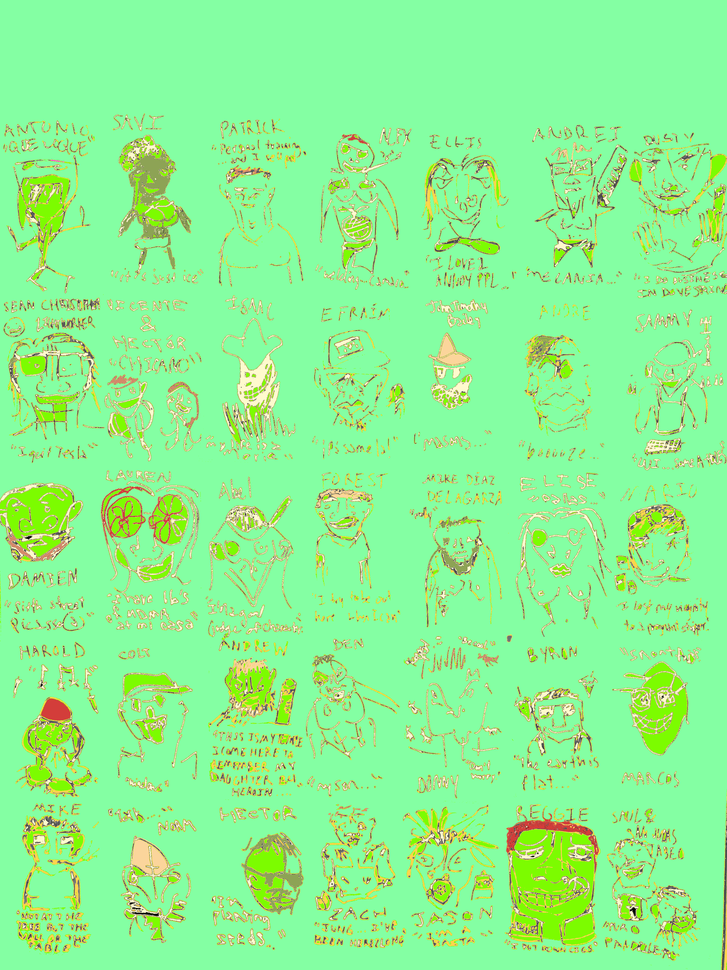
#> input picture 42_Spring.png, 727 x 970 px, shrunk from 3120 x 4160 before the run; its folder holds only this picture in this run
$ python gradient_enforce.py ../../../../42_Spring.png
#> lines starting #> are read from the running program, lines starting #| are printed output that depends on the picture
### build/lib/superwand/utils/gradients.py
r"""
                                 ▂▃▃▃▄▄▄▄▃▂▃▃▂▁
                                ███████▇▃ ▅██▆
                                ▅██████▇▅▁███▃
                                ▄██████▇▃▁██▆▁
                                ▁▇██████▅▃██▅
                             ▁▃  ▇█████▆ ▁██▅ ▁▃▁
                             ███▆▇█████▆▁▁▇█▇▅██▇
                             ▇█████▇▇▇█▇▄▄▇▇▆███▅
                             ▁▃▇██████████████▆▂
                               ▁▁▅██▇▆▇▁▆▇▅█▆▁
                                 ▁▆█▂ ▇▁▁ ▁▆▁
                                  ▃█▇▆▆▇▅▅▇█▃
                               ▁▂▅▇▆▇▇▅▆▅▇▃▆▃▅▃▁
                           ▁▂▄▆▅▃▁▃▆▂▂▄▄▂▁▁▆ ▁▃▆█▆▅▃▁
                          ▂███▆▂  ▁▂▄▃▃▂▂▃▁▅  ▁▄█████▄
                         ▁▇███▅▃▁          ▅  ▂▄▇█████▄▁
                         ▄████▅▁  ▃▁       ▅   ▂███████▂
                         ██████▄  ▄▁       ▅  ▂████████▇▁
                        ▅███████▁ ▃▁  ▂    ▆ ▁▆█████████▄
                       ▂████████▆▁▄▁  ▁   ▁▆▁▆███████████▁
                       ▇█████████▅▄▂▁▁▂▁▂▂▄▆▂████████████▆
                      ▄██████████▆▆█▅▆▆▄▃▃▅▇█████▇▅███████▃
                     ▁██████████████▇▇▅▂ ▁▄██████▇▂████████▁
                    ▁▄▅▄▅▇██▇██████▇▄▆▅▂  ▃███████▃▅█████▇▇▅▁
                    ▂▃    ▂█▆▇████████▆▃ ▁▅███████▄▁██▅▂▁  ▁▄▁
                    ▅▂▂▁▁▁▁▅▁▇██████████▇▆█████████▁▃▆    ▁▂▂▅
                    ▃▃▁▁▆▄▆▅▄██████████████████████▁ ▅▃▂▃▃▃▆▅▂
                   ▂▅▂▄▇▇▆▃ ▂██████████████████████▁ ▁▃▃▆▃▁▂▅▁
                   █▅ ▆▇▆   ▂██████████████████████▁    ▄▁▄▁▁▄
                 ▁▃██▂▅▅▃   ▂██████████████████████▁   ▁▅▄▂▇▁▅
               ▂▅▇▅▃▄▃▂     ▂██████████████████████▁   ▁▃▄▅▇▃▄
            ▁▃▆▆▃▁          ▁██████████████████████▁     ▁▅▅▂
          ▂▄▇▅▁             ▁██████████████████████▁
        ▁▂▆▃▁               ▁██████████▇███████████▁
     ▁▁▁▁▁                  ▁▅█████████▂▄██████████▁
   ▁▁▂▁▁                     ▃█████████▁▃▇█████████▁
▂▁▂▂▁                        ▃█████████▁ ▄█████████
▁▂▁                          ▁▅███████▆  ▃████████▃
                              ▃██████▇▁   ▇███████▂
                               ██████▇    ▁██████▇▂
                               ▂█████▃     ▇█████▁
                               ▂█████▂     ▄█████▁
                              ▂██████▄     ▄█████▆▁
                            ▁▄██████▆▃     ▃██████▇▂
                           ▁█████▆▂▁        ▁▂▅█████▅▁
                            ▂▂▂▂▁              ▁▄▅▇▇▇▂


                                                                     ||`
                                                                     ||
('''' '||  ||` '||''|, .|''|, '||''| '\\    //`  '''|.  `||''|,  .|''||
 `'')  ||  ||   ||  || ||..||  ||      \\/\//   .|''||   ||  ||  ||  ||
`...'  `|..'|.  ||..|' `|...  .||.      \/\/    `|..||. .||  ||. `|..||.
                ||
               .||
                           by Julian Henry
"""

import matplotlib.pyplot as plt
import numpy as np
from PIL import Image, ImageDraw
import math
from ..core.np_region_identifier import np_get_prominent_regions
import tempfile
import os


# [4 lines left out: function twod_dist, not called in this run]


def calc_gradient_poles(grad_kw, pixel_arr, img_size=None):
    print("processing", grad_kw)

    def calculate_distance(point1, point2):
        return math.sqrt((point1[0] - point2[0]) ** 2 + (point1[1] - point2[1]) ** 2)

    # [9 lines left out: function farthest_point_from_center, not called in this run]

    if img_size:
        w, h = img_size
        match grad_kw:
            case "bottom-up":
                return (w / 2, h - 1), (w / 2, 0)
            case "top-down":
                return (w / 2, 0), (w / 2, h - 1)
            case "left-right":
                return (0, h / 2), (w - 1, h / 2)
            case "right-left":
                return (w - 1, h / 2), (0, h / 2)
            case "radial":
                return (w / 2, h / 2), (w - 1, h - 1)

    match grad_kw:
        case "bottom-up":
            mid_x = (
                min([xy[0] for xy in pixel_arr]) + max([xy[0] for xy in pixel_arr])
            ) / 2
            min_y = min([xy[1] for xy in pixel_arr])
            max_y = max([xy[1] for xy in pixel_arr])
            return (mid_x, max_y), (mid_x, min_y)
        case "top-down":
            mid_x = (
                min([xy[0] for xy in pixel_arr]) + max([xy[0] for xy in pixel_arr])
            ) / 2
            min_y = min([xy[1] for xy in pixel_arr])
            max_y = max([xy[1] for xy in pixel_arr])
            return (mid_x, min_y), (mid_x, max_y)
        case "left-right":
            mid_y = (
                min([xy[1] for xy in pixel_arr]) + max([xy[1] for xy in pixel_arr])
            ) / 2
            min_x = min([xy[0] for xy in pixel_arr])
            max_x = max([xy[0] for xy in pixel_arr])
            return (min_x, mid_y), (max_x, mid_y)
        case "right-left":
            mid_y = (
                min([xy[1] for xy in pixel_arr]) + max([xy[1] for xy in pixel_arr])
            ) / 2
            min_x = min([xy[0] for xy in pixel_arr])
            max_x = max([xy[0] for xy in pixel_arr])
            return (max_x, mid_y), (min_x, mid_y)
        case "radial":
            sum_x = sum(point[0] for point in pixel_arr)
            sum_y = sum(point[1] for point in pixel_arr)
            center_x = sum_x / len(pixel_arr)
            center_y = sum_y / len(pixel_arr)
            center_xy = (center_x, center_y)
            farthest_point = farthest_point_from_center(pixel_arr, center_xy)
            return center_xy, farthest_point
        case _:
            raise ValueError(f"Unsupported gradient keyword {grad_kw}")


def paste_gradient(
    img_class,
    pixel_arr,
    start_pole,
    end_pole,
    start_color,
    end_color,
    grad_kw,
    polarity=0.5,
):
    draw = ImageDraw.Draw(img_class)
    spx, spy = start_pole
    epx, epy = end_pole
    s_r, s_g, s_b = start_color
    e_r, e_g, e_b = end_color

    # Midpoint/Bias logic
    # factor = factor ** p where p = log(0.5) / log(polarity)
    p = 1.0
    # Fix: polarity should work even if very close to 0 or 1. Use an epsilon.
    safe_polarity = max(0.001, min(0.999, polarity))
    if safe_polarity != 0.5:
        p = math.log(0.5) / math.log(safe_polarity)

    match grad_kw:
        case "left-right" | "right-left":
            for x, y in pixel_arr:
                factor = (x - spx) / (epx - spx)
                factor = max(0, min(1, factor))
                if p != 1.0:
                    factor = factor**p
                r = int(s_r + (e_r - s_r) * factor)
                g = int(s_g + (e_g - s_g) * factor)
                b = int(s_b + (e_b - s_b) * factor)
                draw.point((x, y), fill=(r, g, b))
        case "bottom-up" | "top-down":
            for x, y in pixel_arr:
                factor = (y - spy) / (epy - spy)
                factor = max(0, min(1, factor))
                if p != 1.0:
                    factor = factor**p
                r = int(s_r + (e_r - s_r) * factor)
                g = int(s_g + (e_g - s_g) * factor)
                b = int(s_b + (e_b - s_b) * factor)
                draw.point((x, y), fill=(r, g, b))
        case "radial":
            max_radius = twod_dist(start_pole, end_pole)
            for x, y in pixel_arr:
                factor = twod_dist((x, y), start_pole) / max_radius
                factor = max(0, min(1, factor))
                if p != 1.0:
                    factor = factor**p
                r = int(s_r + (e_r - s_r) * factor)
                g = int(s_g + (e_g - s_g) * factor)
                b = int(s_b + (e_b - s_b) * factor)
                draw.point((x, y), fill=(r, g, b))
    return img_class


def clamp(n, smallest, largest):
    return max(smallest, min(n, largest))


def adjust_color(color, factor):
    r, g, b = color
    return (
        clamp(int(r * factor), 0, 255),
        clamp(int(g * factor), 0, 255),
        clamp(int(b * factor), 0, 255),
    )


def gradient_enforce(
    img: Image.Image,
    style="auto",
    completeness="auto",
    opacity="auto",
    color1=None,
    color2=None,
    polarity=0.5,
) -> Image.Image:
    """
    Converts monocolor regions with directional gradient
    """
#> called with img = '../../../../42_Spring.png', style = 'auto', completeness = 'auto', opacity = 'auto', polarity = 0.5
    intensity = 0.2
    if isinstance(img, str):
        img = Image.open(img).convert("RGB")
#> img is the input picture: PIL image 727x970 RGB; mean R, G, B 141, 243.8, 147.5

    img_size = img.size

    with tempfile.NamedTemporaryFile(suffix=".png", delete=False) as tmp:
        img.save(tmp.name)
        img_path = tmp.name

    try:
        regions = np_get_prominent_regions(img_path)
    finally:
        if os.path.exists(img_path):
            os.remove(img_path)

    grad_kw = style
    if style == "auto" or style == "vertical":
        grad_kw = "top-down"
    elif style == "horizontal":
        grad_kw = "left-right"

    for color, pixels in regions.items():
        pixel_tuples = [[p[1], p[0]] for p in pixels]

        if color1 and color2:
            start_color = color1
            end_color = color2
        else:
            start_color = adjust_color(color, 1 + intensity)
            end_color = adjust_color(color, 1 - intensity)

        try:
            p1, p2 = calc_gradient_poles(grad_kw, pixel_tuples, img_size=img_size)
            img = paste_gradient(
                img,
                pixel_tuples,
                p1,
                p2,
                start_color,
                end_color,
                grad_kw,
                polarity=polarity,
            )
        except Exception as e:
            print(f"Failed to apply gradient to region {color}: {e}")
            continue

    return img

### build/lib/superwand/core/np_region_identifier.py
r"""
                                ▂▃▃▃▄▄▄▄▃▂▃▃▂▁
                                ███████▇▃ ▅██▆
                                ▅██████▇▅▁███▃
                                ▄██████▇▃▁██▆▁
                                ▁▇██████▅▃██▅
                             ▁▃  ▇█████▆ ▁██▅ ▁▃▁
                             ███▆▇█████▆▁▁▇█▇▅██▇
                             ▇█████▇▇▇█▇▄▄▇▇▆███▅
                             ▁▃▇██████████████▆▂
                               ▁▁▅██▇▆▇▁▆▇▅█▆▁
                                 ▁▆█▂ ▇▁▁ ▁▆▁
                                  ▃█▇▆▆▇▅▅▇█▃
                               ▁▂▅▇▆▇▇▅▆▅▇▃▆▃▅▃▁
                           ▁▂▄▆▅▃▁▃▆▂▂▄▄▂▁▁▆ ▁▃▆█▆▅▃▁
                          ▂███▆▂  ▁▂▄▃▃▂▂▃▁▅  ▁▄█████▄
                         ▁▇███▅▃▁          ▅  ▂▄▇█████▄▁
                         ▄████▅▁  ▃▁       ▅   ▂███████▂
                         ██████▄  ▄▁       ▅  ▂████████▇▁
                        ▅███████▁ ▃▁  ▂    ▆ ▁▆█████████▄
                       ▂████████▆▁▄▁  ▁   ▁▆▁▆███████████▁
                       ▇█████████▅▄▂▁▁▂▁▂▂▄▆▂████████████▆
                      ▄██████████▆▆█▅▆▆▄▃▃▅▇█████▇▅███████▃
                     ▁██████████████▇▇▅▂ ▁▄██████▇▂████████▁
                    ▁▄▅▄▅▇██▇██████▇▄▆▅▂  ▃███████▃▅█████▇▇▅▁
                    ▂▃    ▂█▆▇████████▆▃ ▁▅███████▄▁██▅▂▁  ▁▄▁
                    ▅▂▂▁▁▁▁▅▁▇██████████▇▆█████████▁▃▆    ▁▂▂▅
                    ▃▃▁▁▆▄▆▅▄██████████████████████▁ ▅▃▂▃▃▃▆▅▂
                   ▂▅▂▄▇▇▆▃ ▂██████████████████████▁ ▁▃▃▆▃▁▂▅▁
                   █▅ ▆▇▆   ▂██████████████████████▁    ▄▁▄▁▁▄
                 ▁▃██▂▅▅▃   ▂██████████████████████▁   ▁▅▄▂▇▁▅
               ▂▅▇▅▃▄▃▂     ▂██████████████████████▁   ▁▃▄▅▇▃▄
            ▁▃▆▆▃▁          ▁██████████████████████▁     ▁▅▅▂
          ▂▄▇▅▁             ▁██████████████████████▁
        ▁▂▆▃▁               ▁██████████▇███████████▁
     ▁▁▁▁▁                  ▁▅█████████▂▄██████████▁
   ▁▁▂▁▁                     ▃█████████▁▃▇█████████▁
▂▁▂▂▁                        ▃█████████▁ ▄█████████
▁▂▁                          ▁▅███████▆  ▃████████▃
                              ▃██████▇▁   ▇███████▂
                               ██████▇    ▁██████▇▂
                               ▂█████▃     ▇█████▁
                               ▂█████▂     ▄█████▁
                              ▂██████▄     ▄█████▆▁
                            ▁▄██████▆▃     ▃██████▇▂
                           ▁█████▆▂▁        ▁▂▅█████▅▁
                            ▂▂▂▂▁              ▁▄▅▇▇▇▂


                                                                     ||`
                                                                     ||
('''' '||  ||` '||''|, .|''|, '||''| '\\    //`  '''|.  `||''|,  .|''||
 `'')  ||  ||   ||  || ||..||  ||      \\/\//   .|''||   ||  ||  ||  ||
`...'  `|..'|.  ||..|' `|...  .||.      \/\/    `|..||. .||  ||. `|..||.
                ||
               .||
                           by Julian Henry

"""

from .np_themes import np_get_prominent_colors, CORES_DOIS as CORES
from PIL import Image
import secrets
import numpy as np
from sklearn.cluster import KMeans
from scipy.ndimage import binary_dilation, binary_closing
from collections import OrderedDict


# [12 lines left out: function np_id_regiones, not called in this run]


def np_get_prominent_regions(ip: str, number: int = 4, tolerance: int = 50):
    """
    Identifies prominent color regions using KMeans clustering.
    Returns an OrderedDict mapping cluster center RGB tuples to pixel indices.
    Every pixel is assigned to one of the k clusters.
    """
#> called with number = 4, tolerance = 50
    img = Image.open(ip)
    from PIL import ImageOps

    img = ImageOps.exif_transpose(img).convert("RGB")
    img_array = np.array(img)
    h, w, _ = img_array.shape
    pixels = img_array.reshape(-1, 3)

    # Use KMeans to find 'number' clusters as original values
    # Downsample for speed if image is large
    num_samples = min(len(pixels), 100000)
#> num_samples = 100000
    indices = np.random.choice(len(pixels), num_samples, replace=False)
    sample_pixels = pixels[indices]

    kmeans = KMeans(n_clusters=number, random_state=42, n_init="auto").fit(
        sample_pixels
    )
    labels = np.array(kmeans.predict(pixels), dtype=int)
    centers = np.array(kmeans.cluster_centers_, dtype=int)
#> centers = [[132, 254, 161], [132, 247, 8], [224, 215, 172], [174, 179, 97]]
    # Sort clusters by size to maintain prominence order
    counts = np.bincount(labels, minlength=number)
#> counts = [564166, 31611, 26967, 82446]
    sorted_indices = np.argsort(-counts)
#> sorted_indices = [0, 3, 1, 2]

    color_regions = OrderedDict()
    labels_reshaped = labels.reshape((h, w))
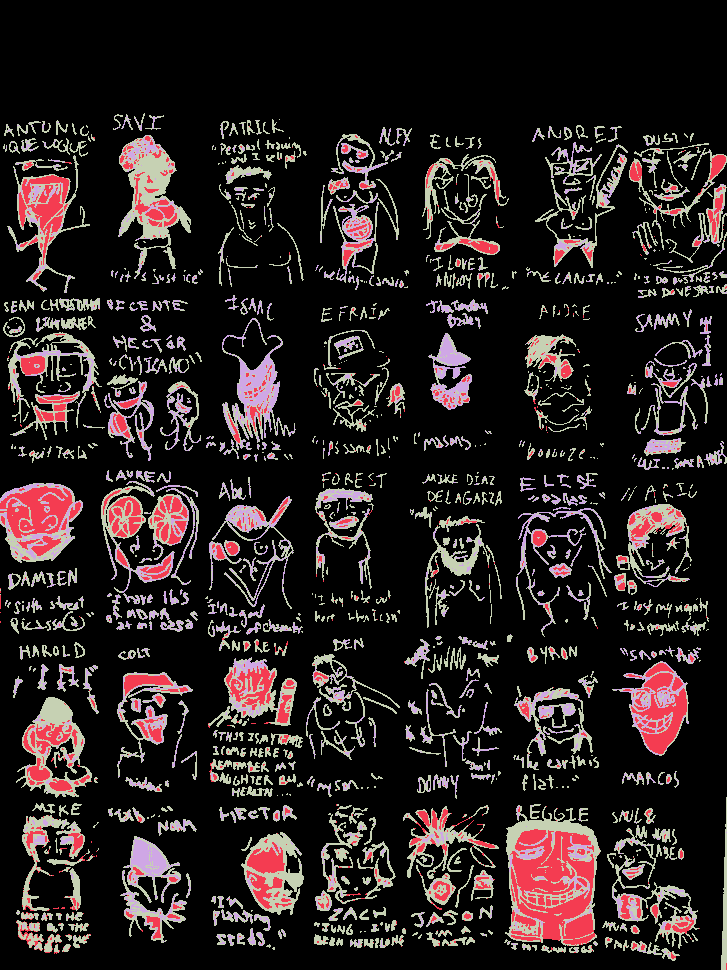
#> labels_reshaped: shape (970, 727) int64; 4 distinct labels, from 0 to 3; one colour per label, 0 black

    for i in sorted_indices:
        color_tuple = tuple(centers[i].tolist())
        region_indices = np.argwhere(labels_reshaped == i)
        color_regions[color_tuple] = region_indices
#> this loop made 4 passes
#> (i, color_tuple) on passes 2 to 4: (3, (174, 179, 97)), (1, (132, 247, 8)), (2, (224, 215, 172))
#> after the loop, color_regions = 4 items

    return color_regions


# [239 lines left out: functions np_inject_2, np_inject_theme_image, np_inject_theme, not called in this run]


class JHsuperwand:
    # fmt: off
    def __init__(_s, ip, slowww = 4):_s.np_color_pix_dict, _s.slowww = (np_get_prominent_regions(ip,number = slowww), slowww,)
    # fmt: on

    # [17 lines left out: function superwand_jh, not called in this run]

### build/lib/superwand/utils/gradient_enforce.py
r"""
                                 ▂▃▃▃▄▄▄▄▃▂▃▃▂▁
                                ███████▇▃ ▅██▆
                                ▅██████▇▅▁███▃
                                ▄██████▇▃▁██▆▁
                                ▁▇██████▅▃██▅
                             ▁▃  ▇█████▆ ▁██▅ ▁▃▁
                             ███▆▇█████▆▁▁▇█▇▅██▇
                             ▇█████▇▇▇█▇▄▄▇▇▆███▅
                             ▁▃▇██████████████▆▂
                               ▁▁▅██▇▆▇▁▆▇▅█▆▁
                                 ▁▆█▂ ▇▁▁ ▁▆▁
                                  ▃█▇▆▆▇▅▅▇█▃
                               ▁▂▅▇▆▇▇▅▆▅▇▃▆▃▅▃▁
                           ▁▂▄▆▅▃▁▃▆▂▂▄▄▂▁▁▆ ▁▃▆█▆▅▃▁
                          ▂███▆▂  ▁▂▄▃▃▂▂▃▁▅  ▁▄█████▄
                         ▁▇███▅▃▁          ▅  ▂▄▇█████▄▁
                         ▄████▅▁  ▃▁       ▅   ▂███████▂
                         ██████▄  ▄▁       ▅  ▂████████▇▁
                        ▅███████▁ ▃▁  ▂    ▆ ▁▆█████████▄
                       ▂████████▆▁▄▁  ▁   ▁▆▁▆███████████▁
                       ▇█████████▅▄▂▁▁▂▁▂▂▄▆▂████████████▆
                      ▄██████████▆▆█▅▆▆▄▃▃▅▇█████▇▅███████▃
                     ▁██████████████▇▇▅▂ ▁▄██████▇▂████████▁
                    ▁▄▅▄▅▇██▇██████▇▄▆▅▂  ▃███████▃▅█████▇▇▅▁
                    ▂▃    ▂█▆▇████████▆▃ ▁▅███████▄▁██▅▂▁  ▁▄▁
                    ▅▂▂▁▁▁▁▅▁▇██████████▇▆█████████▁▃▆    ▁▂▂▅
                    ▃▃▁▁▆▄▆▅▄██████████████████████▁ ▅▃▂▃▃▃▆▅▂
                   ▂▅▂▄▇▇▆▃ ▂██████████████████████▁ ▁▃▃▆▃▁▂▅▁
                   █▅ ▆▇▆   ▂██████████████████████▁    ▄▁▄▁▁▄
                 ▁▃██▂▅▅▃   ▂██████████████████████▁   ▁▅▄▂▇▁▅
               ▂▅▇▅▃▄▃▂     ▂██████████████████████▁   ▁▃▄▅▇▃▄
            ▁▃▆▆▃▁          ▁██████████████████████▁     ▁▅▅▂
          ▂▄▇▅▁             ▁██████████████████████▁
        ▁▂▆▃▁               ▁██████████▇███████████▁
     ▁▁▁▁▁                  ▁▅█████████▂▄██████████▁
   ▁▁▂▁▁                     ▃█████████▁▃▇█████████▁
▂▁▂▂▁                        ▃█████████▁ ▄█████████
▁▂▁                          ▁▅███████▆  ▃████████▃
                              ▃██████▇▁   ▇███████▂
                               ██████▇    ▁██████▇▂
                               ▂█████▃     ▇█████▁
                               ▂█████▂     ▄█████▁
                              ▂██████▄     ▄█████▆▁
                            ▁▄██████▆▃     ▃██████▇▂
                           ▁█████▆▂▁        ▁▂▅█████▅▁
                            ▂▂▂▂▁              ▁▄▅▇▇▇▂


                                                                     ||`
                                                                     ||
('''' '||  ||` '||''|, .|''|, '||''| '\\    //`  '''|.  `||''|,  .|''||
 `'')  ||  ||   ||  || ||..||  ||      \\/\//   .|''||   ||  ||  ||  ||
`...'  `|..'|.  ||..|' `|...  .||.      \/\/    `|..||. .||  ||. `|..||.
                ||
               .||
                           by Julian Henry
"""

import argparse
from .gradients import gradient_enforce
from PIL import Image
import os
import sys


def main():
    parser = argparse.ArgumentParser(description="Enforce gradients on an image.")
    parser.add_argument("image_path", help="Path to the input image.")
    parser.add_argument(
        "--style",
        default="auto",
        choices=[
            "auto",
            "vertical",
            "horizontal",
            "radial",
            "bottom-up",
            "top-down",
            "left-right",
            "right-left",
        ],
        help="Direction of gradients.",
    )
    parser.add_argument(
        "--completeness",
        default="auto",
        choices=["auto", "aggressive", "filter"],
        help="Impacted regions.",
    )
    parser.add_argument("--opacity", default="auto", help="Opacity handling.")
    parser.add_argument(
        "--polarity",
        type=float,
        default=0.5,
        help="Gradient midpoint bias (0.0 to 1.0, default 0.5).",
    )
    parser.add_argument(
        "--color1",
        help="Start color for the gradient (e.g., '255,0,0' or '#FF0000').",
    )
    parser.add_argument(
        "--color2",
        help="End color for the gradient (e.g., '0,0,255' or '#0000FF').",
    )
    parser.add_argument(
        "--output",
        help="Path to the output image. Defaults to 'gradient_<style>_<filename>'.",
    )

    args = parser.parse_args()

    def parse_color(color_str):
        if not color_str:
            return None
        if color_str.startswith("#"):
            color_str = color_str.lstrip("#")
            return tuple(int(color_str[i : i + 2], 16) for i in (0, 2, 4))
        try:
            return tuple(map(int, color_str.split(",")))
        except ValueError:
            raise ValueError(f"Invalid color format: {color_str}")

    try:
        c1 = parse_color(args.color1)
        c2 = parse_color(args.color2)

        img = gradient_enforce(
            args.image_path,
            style=args.style,
            completeness=args.completeness,
            opacity=args.opacity,
            color1=c1,
            color2=c2,
            polarity=args.polarity,
        )
#> the loop in gradient_enforce, `for color, pixels in regions.items():` made 4 passes
#> (s_r in paste_gradient, s_g in paste_gradient, s_b in paste_gradient, e_r in paste_gradient, e_g in paste_gradient) on passes 1 to 4: (158, 255, 193, 105, 203), (208, 214, 116, 139, 143), (158, 255, 9, 105, 197), (255, 255, 206, 179, 172)
#> (printed output is left out)
#> pass 1, in gradient_enforce, `img = paste_gradient( img, pixel_tuples, p1, p2, start_color, end_colo..`:
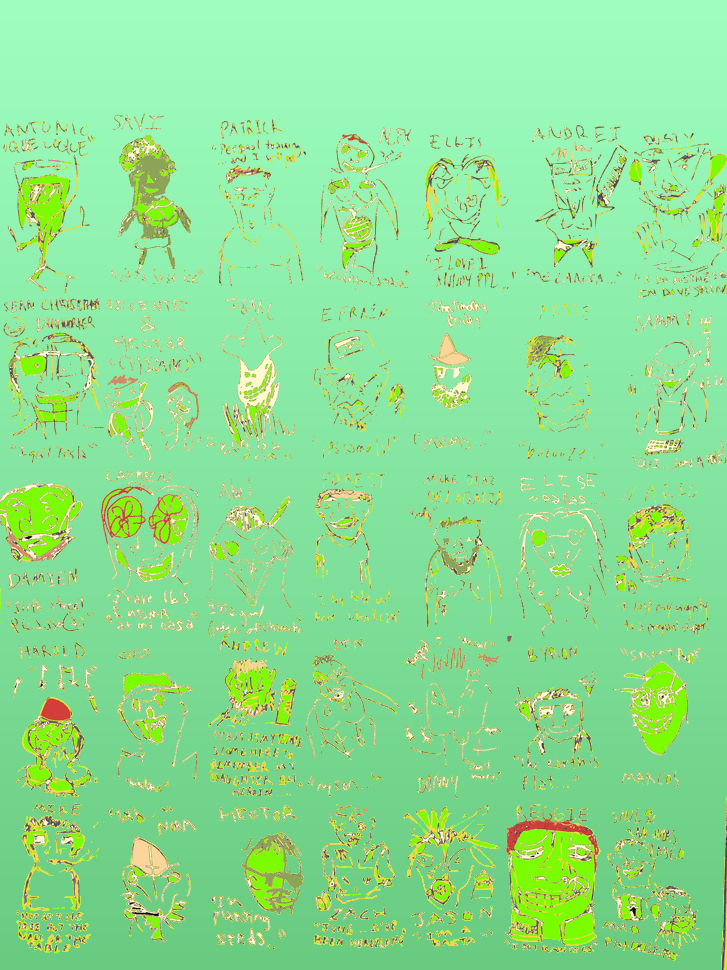
#> img: PIL image 727x970 RGB; mean R, G, B 140.6, 224.1, 147.5
#> (the rest of the program and of its run is left out)
